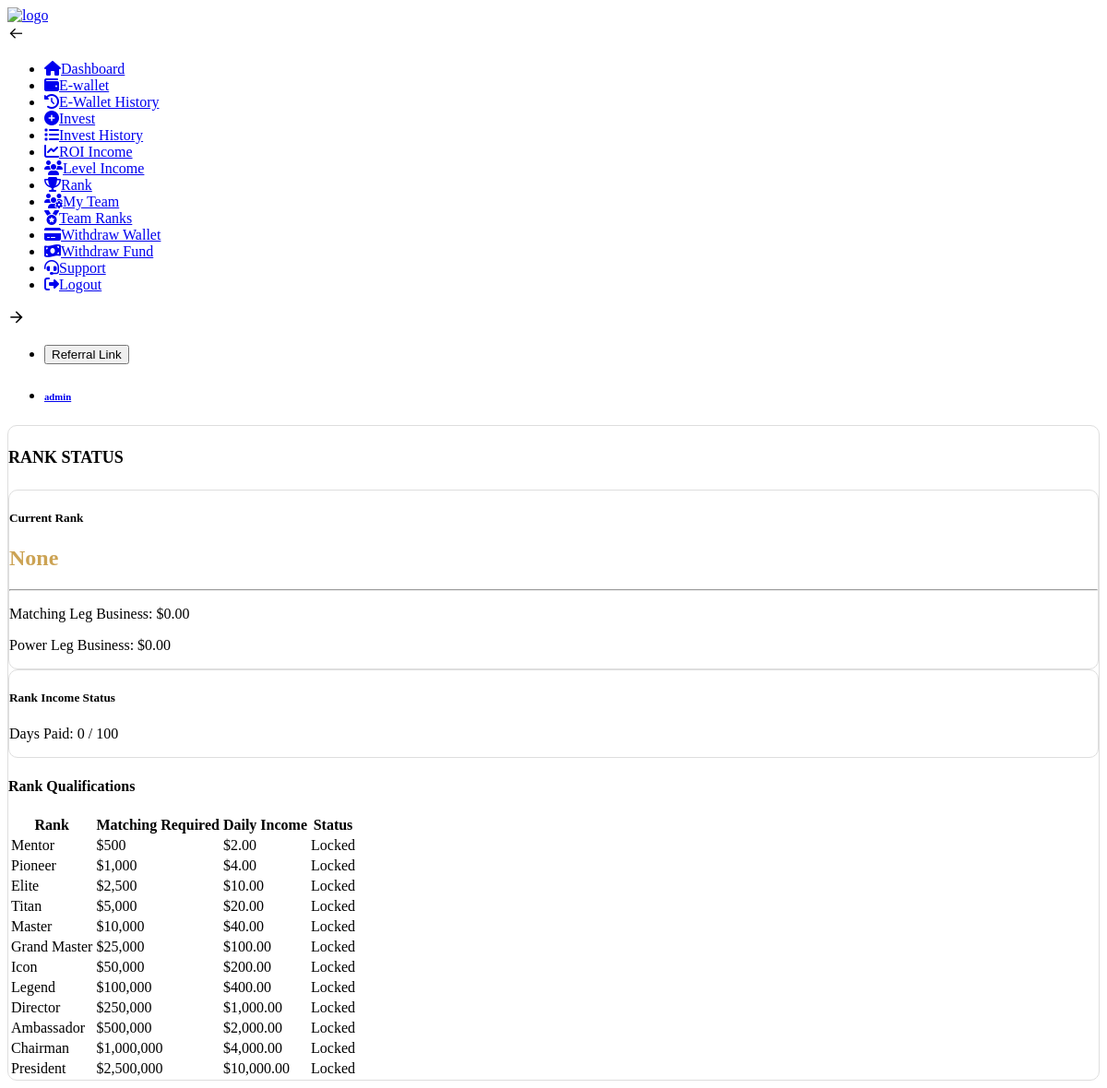
The page /rank.php (signed in) on the database its author committed.
### tables this page shows
CREATE TABLE IF NOT EXISTS `users` (
  `id` INT AUTO_INCREMENT PRIMARY KEY,
  `username` VARCHAR(50) UNIQUE NOT NULL,
  `email` VARCHAR(100) UNIQUE NOT NULL,
  `password` VARCHAR(255) NOT NULL,
  `sponsor_id` INT DEFAULT NULL,
  `placement_id` INT DEFAULT NULL,
  `position` ENUM('left', 'right') DEFAULT NULL,
  `rank_id` INT DEFAULT 0,
  `total_investment` DECIMAL(15, 2) DEFAULT 0.00,
  `left_leg_business` DECIMAL(15, 2) DEFAULT 0.00,
  `right_leg_business` DECIMAL(15, 2) DEFAULT 0.00,
  `rank_income_days` INT DEFAULT 0,
  `status` ENUM('active', 'inactive', 'suspended') DEFAULT 'active',
  `created_at` TIMESTAMP DEFAULT CURRENT_TIMESTAMP,
  FOREIGN KEY (`sponsor_id`) REFERENCES `users`(`id`),
  FOREIGN KEY (`placement_id`) REFERENCES `users`(`id`)
);

### rank.php (the view, shortened to what this page needs)
<?php
$db = Database::getInstance()->getConnection();
$userId = $_SESSION['user_id'];
$stmt = $db->prepare("SELECT * FROM users WHERE id = ?");
$stmt->execute([$userId]);
$user = $stmt->fetch();
$config = require __DIR__ . '/includes/config.php';
include __DIR__ . '/includes/header.php';
?>
<div class="container-fluid content-inner pb-0">
    <div class="row">
        <div class="col-lg-12">
            <div class="card p-2">
                <div class="card-header"><h4 class="card-title mb-0">Rank Status</h4></div>
                <div class="card-body">
                    <div class="row">
                        <div class="col-md-6">
                            <div class="card bg-dark text-white p-4">
                                <h5>Current Rank</h5>
                                <h2 class="text-primary"><?php echo ($user['rank_id'] > 0) ? $config['ranks'][$user['rank_id']-1]['name'] : 'None'; ?></h2>
                                <hr>
                                <p>Matching Leg Business: $<?php echo number_format(min($user['left_leg_business'], $user['right_leg_business']), 2); ?></p>
                                <p>Power Leg Business: $<?php echo number_format(max($user['left_leg_business'], $user['right_leg_business']), 2); ?></p>
                            </div>
                        </div>
                        <div class="col-md-6">
                            <div class="card bg-light p-4">
                                <h5>Rank Income Status</h5>
                                <p>Days Paid: <?php echo $user['rank_income_days']; ?> / 100</p>
                            </div>
                        </div>
                    </div>
                    <h4 class="mt-5 mb-3">Rank Qualifications</h4>
                    <div class="table-responsive">
                        <table class="table table-bordered">
                            <thead>
                                <tr>
                                    <th>Rank</th>
                                    <th>Matching Required</th>
                                    <th>Daily Income</th>
                                    <th>Status</th>
                                </tr>
                            </thead>
                            <tbody>
                                <?php foreach($config['ranks'] as $id => $r): ?>
                                <tr class="<?php echo ($user['rank_id'] > $id) ? 'table-success' : ''; ?>">
                                    <td><?php echo $r['name']; ?></td>
                                    <td>$<?php echo number_format($r['matching']); ?></td>
                                    <td>$<?php echo number_format($r['daily_income'], 2); ?></td>
                                    <td>
                                        <?php if ($user['rank_id'] > $id): ?>
                                            <span class="badge bg-success">Achieved</span>
                                        <?php else: ?>
                                            <span class="badge bg-secondary">Locked</span>
                                        <?php endif; ?>
                                    </td>
                                </tr>
                                <?php endforeach; ?>
                            </tbody>
                        </table>
                    </div>
                </div>
            </div>
        </div>
    </div>
</div>
<?php include __DIR__ . '/includes/footer.php'; ?>

### includes/header.php (shortened to what this page needs)
<!doctype html>
<html lang="en" data-bs-theme="light">
<head>
  <link rel="stylesheet" href="https://optimusinfinity.com/assets/css/core/libs.min.css">
  <link rel="stylesheet" href="https://optimusinfinity.com/assets/css/coinex.min.css?v=4.1.0">
  <link rel="stylesheet" href="https://optimusinfinity.com/assets/css/custom.min.css?v=4.1.0">
  <link rel="stylesheet" href="https://optimusinfinity.com/assets/css/customized.css">
  <link rel="stylesheet" href="https://cdnjs.cloudflare.com/ajax/libs/font-awesome/6.4.0/css/all.min.css">
</head>
<body class=" ">
  <?php include __DIR__ . '/sidebar.php'; ?>
  <main class="main-content">
    <div class="position-relative">
      <nav class="nav navbar navbar-expand-lg navbar-light iq-navbar" style="background:#ffffff;">
        <div class="container-fluid navbar-inner">
          <div class="sidebar-toggle" data-toggle="sidebar" data-active="true">
            <i class="icon">
              <svg width="20px" height="20px" viewBox="0 0 24 24">
                <path fill="currentColor" d="M4,11V13H16L10.5,18.5L11.92,19.92L19.84,12L11.92,4.08L10.5,5.5L16,11H4Z"></path>
              </svg>
            </i>
          </div>
          <div class="collapse navbar-collapse" id="navbarSupportedContent">
            <ul class="navbar-nav ms-auto navbar-list mb-2 mb-lg-0 align-items-center">
              <li class="nav-item">
                <button type="button" id="copy_btn" class="text-white btn btn-sm me-2 btn-primary">
                  Referral Link
                </button>
              </li>
              <li class="nav-item dropdown">
                <a class="nav-link py-0 d-flex align-items-center" href="#" id="navbarDropdown" role="button" data-bs-toggle="dropdown">
                  <div class="caption ms-3">
                    <h6 class="mb-0 caption-title"><?php echo htmlspecialchars($user['username'] ?? 'User'); ?></h6>
                  </div>
                </a>
              </li>
            </ul>
          </div>
        </div>
      </nav>
    </div>

### includes/header.php (style rules this page uses)
body { background: #fff; }
.card { border: 1px solid #dedede !important; border-radius: 10px !important; }
.card-title { text-transform: uppercase !important; font-size: 18px !important; }
.text-primary { color: #cca354 !important; }

### rows shown on the page
users: username "admin", left_leg_business "0.00", rank_income_days "0"

### other values the page prints
$r['name'] "Mentor"
$r['matching'] "500"
$r['daily_income'] "2.00"
$r['name'] "Pioneer"
$r['matching'] "1,000"
$r['daily_income'] "4.00"
$r['name'] "Elite"
$r['matching'] "2,500"
$r['daily_income'] "10.00"
$r['name'] "Titan"
$r['matching'] "5,000"
$r['daily_income'] "20.00"
$r['name'] "Master"
$r['matching'] "10,000"
$r['daily_income'] "40.00"
